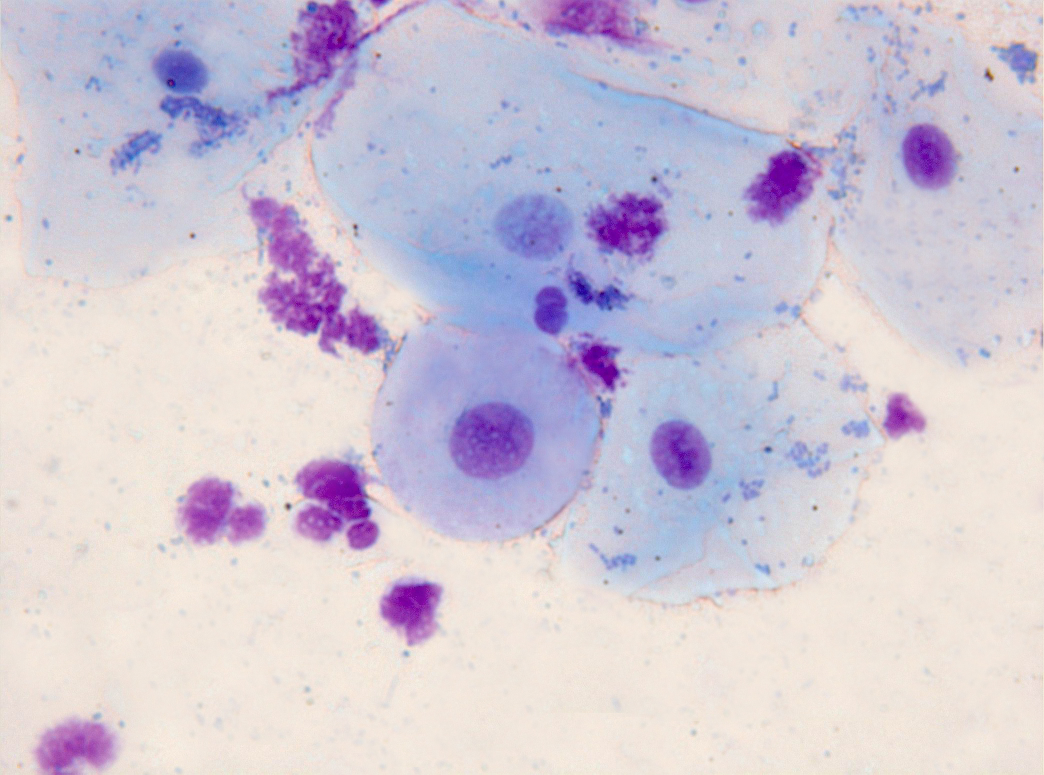
#> input picture data_c/C12.jpg, 2088 x 1550 px, given in place of C37.tif, which was not available (shown at 1/2 size)
$ python Test.py   (older library calls are emulated)
#> lines starting #> are read from the running program, lines starting #| are printed output that depends on the picture; pictures that were not available may be replaced by others from this repository, and a replacement may not be noted
### Ricci_moment.py
import os
import cv2
from scipy.stats import moment
import numpy as np
import collections
import argparse
import csv
import shutil
import uuid
import sys
sys.path.append("..")
from Ricci import *
import matplotlib
from PIL import Image
import matplotlib.pyplot as plt

# [35 lines left out: function Ricci_moment_g, not called in this run]

def Ricci_moment_c(img, out_dir, type):

#> called with out_dir = 'Result_data_c/', type = 'T'
    img = cv2.imread(img)
#> img is the input picture: shape (1550, 2088, 3); mean B, G, R 213.7, 198.9, 207.3

    R_img = Ricci_img_c(img)

    width, height  = R_img.shape
    R_reshape_img = np.reshape(R_img,(width * height))

    Moment1 = moment(R_reshape_img, moment = 1)
    Moment2 = moment(R_reshape_img, moment = 2)
    Moment3 = moment(R_reshape_img, moment = 3)
    Moment4 = moment(R_reshape_img, moment = 4)

    plt.figure(figsize=(30,30))
    plt.title('Org'),plt.imshow(img)
    plt.savefig(str(out_dir +'-ORG'+ type + '-' + 'COMB' + '-' + str(uuid.uuid4()) + '.png'))

    plt.figure(figsize=(30,30))
    plt.title('Ricci image'),plt.imshow(R_img)
    plt.savefig(str(out_dir + type +'-RIMG'+ '-' + 'COMB' + '-' + str(uuid.uuid4()) + '.png'))

    plt.figure(figsize=(30,30))
    plt.title('Hist for Normal with Geometry weight'),plt.ylim(ymax=9000),plt.xlim(-100, 900)
    plt.hist(R_reshape_img, 100)

    for area in ['Moment 1 = '"%.2f" % Moment1, 'Moment 2 = '"%.2f" % Moment2, 'Moment 3 = '"%.2f" % Moment3, 'Moment 4 = '"%.2f" % Moment4]:
        plt.scatter([], [], label=str(area))

    plt.legend(bbox_to_anchor=(1.05, 1), loc=2, title='Set of Moments')

    plt.savefig(str(out_dir + type + '-HIST'+'-' + 'COMB' + '-' + str(uuid.uuid4()) + '.png'))

    plt.close()

    return Moment1, Moment2, Moment3, Moment4

### Ricci.py
from sklearn import preprocessing
import matplotlib.pyplot as plt
import numpy as np
import cv2

# [69 lines left out: functions img_double, Ricci_img_g, not called in this run]

def Ricci_img_c(Img):


    width, height, c = Img.shape # Main sizes for image

    # Check image chanel
    if c > 1:
        Img = 0.2126 * Img[:,:,0] + 0.7152 * Img[:,:,1] + 0.0722 * Img[:,:,2] # If image chenel is not gray scale then will change
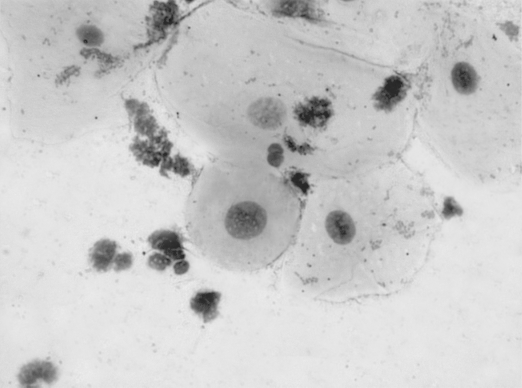
#> Img: shape (1550, 2088) float64 (shown at 1/4 size); min 24.65, max 247.5, mean 202.7
    else:
        Img = Img # Save if every things norm

    # Calculate Beta
    BetaX = width/ 255.0
    BetaY = height/ 255.0

    Io = Img[2:Img.shape[0] - 2, 2:Img.shape[1] - 2]
    Iu = Img[1:Img.shape[0] - 3, 2:Img.shape[1] - 2]
    Il = Img[2:Img.shape[0] - 2, 1:Img.shape[1] - 3]
    Ir = Img[2:Img.shape[0] - 2, 3:Img.shape[1] - 1]
    Ip = Img[2:Img.shape[0] - 2, 4:Img.shape[1]]
    Id = Img[3:Img.shape[0] - 1, 2:Img.shape[1] - 2]
    Ik = Img[4:Img.shape[0], 2:Img.shape[1] - 2]


    WeX = (Id + Io)/2
    WeY = (Ir + Io)/2
    WeX1 = (Ik + Id)/2
    WeY1 = (Ip + Ir)/2
    WeX2 = (Io + Iu)/2
    WeY2 = (Io + Il)/2

    wc1 = Io
    wc5 = Iu
    wc3 = Il
    wc4 = Ir
    wc2 = Id

    Rx = np.multiply(WeX,((WeX/wc1) +(WeX/wc2)-((np.sqrt(np.multiply(WeX, WeX1))/wc1) + (np.sqrt(np.multiply(WeX, WeX2))/wc2))))
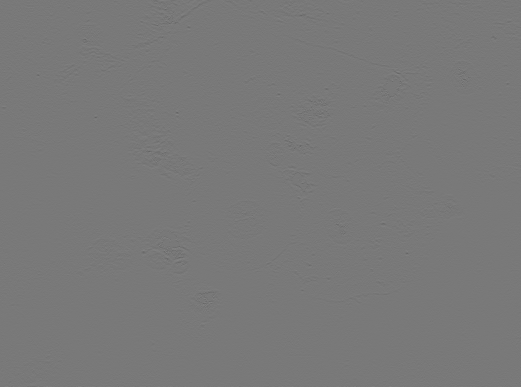
#> Rx: shape (1546, 2084) float64 (shown at 1/4 size); min -22.31, max 24.67, mean 0; drawn with min black and max white
    Ry = np.multiply(WeX,((WeY/wc1) +(WeY/wc4)-((np.sqrt(np.multiply(WeY, WeY1))/wc1) + (np.sqrt(np.multiply(WeY, WeY2))/wc4))))

    R = Rx + Ry

    D1x=(WeX/wc1) -(WeX/wc2)
    D1y=(WeX/wc1) - (WeY/wc4);
    D1 = D1x + D1y

    D2x = WeX/np.sqrt(wc1*wc2)
    D2y = WeY/np.sqrt(wc1*wc4)
    D2 = D2x + D2y;
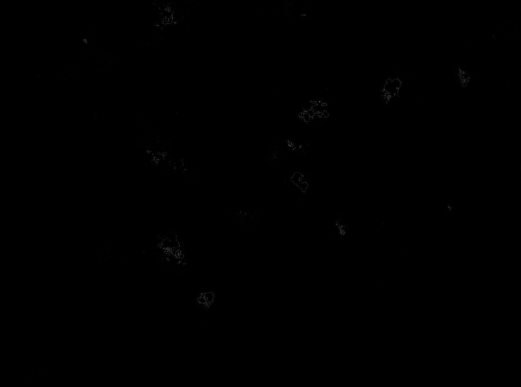
#> D2: shape (1546, 2084) float64 (shown at 1/4 size); min 2, max 2.19, mean 2; drawn with min black and max white

    F2 = (WeX1/wc1) + (WeX2/wc1) + (WeY1/wc1) + (WeY2/wc1) - (WeX1/np.sqrt(wc1*wc2) + WeX2/np.sqrt(wc1*wc5) + WeY1/np.sqrt(wc1*wc4) + WeY2/np.sqrt(wc1*wc3))
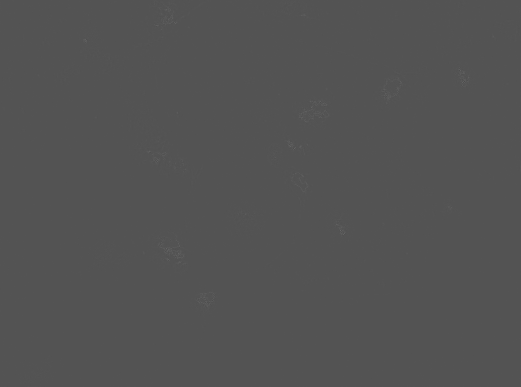
#> F2: shape (1546, 2084) float64 (shown at 1/4 size); min -1.16, max 2.4, mean 0.000727; drawn with min black and max white

    Ricci = R


    return Ricci

# [34 lines left out: function WeightingMethods, not called in this run]

### Test.py
import os
import cv2
from scipy.stats import moment
import pandas as pd
import numpy as np
import collections
import argparse
import csv
import shutil
import uuid
import sys
sys.path.append("..")
from Ricci import *
from Ricci_moment import *
import matplotlib
from PIL import Image
import matplotlib.pyplot as plt


DIR = '/Users/nikita/Desktop/Ricci_Project/Ricci_gist_results/data_c/'


M1, M2, M3, M4 = Ricci_moment_c(str(DIR + 'C37.tif'), 'Result_data_c/', 'T')
#> in Ricci_moment_c, `Moment1 = moment(R_reshape_img, moment = 1)`: Moment1 = 0
#> in Ricci_moment_c, `Moment2 = moment(R_reshape_img, moment = 2)`: Moment2 = 3.71
#> in Ricci_moment_c, `Moment3 = moment(R_reshape_img, moment = 3)`: Moment3 = -1.84
#> in Ricci_moment_c, `Moment4 = moment(R_reshape_img, moment = 4)`: Moment4 = 183.1
#> the loop in Ricci_moment_c, `for area in ['Moment 1 = '"%.2f" % Moment1, 'Moment 2 = '"%.2f" % Mome..` made 4 passes
#> area on passes 1 to 4: 'Moment 1 = 0.00', 'Moment 2 = 3.71', 'Moment 3 = -1.84', 'Moment 4 = 183.09'
#> in Ricci_moment_c, `plt.savefig(str(out_dir + type + '-HIST'+'-' + 'COMB' + '-' + str(uuid..`:
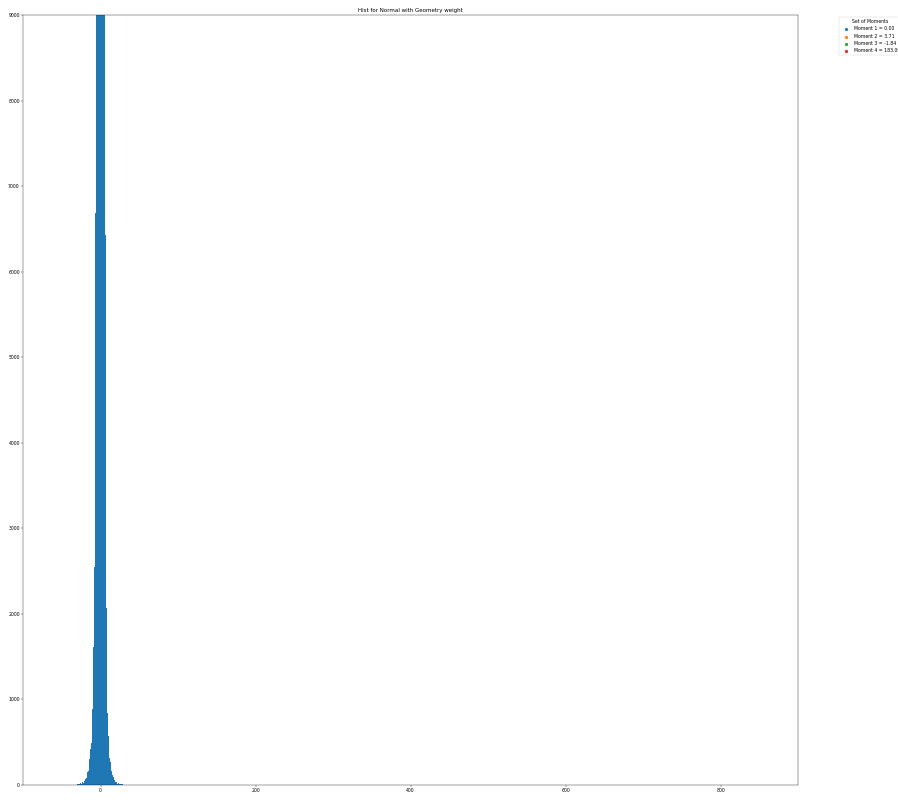
#> figure drawn by matplotlib, 1 panel; tallest bar 719801 high, from x = -0.455 to 0.335
#> M1 = 0; M2 = 3.71; M3 = -1.84; M4 = 183.1

$ run again, on data_c/C13.jpg
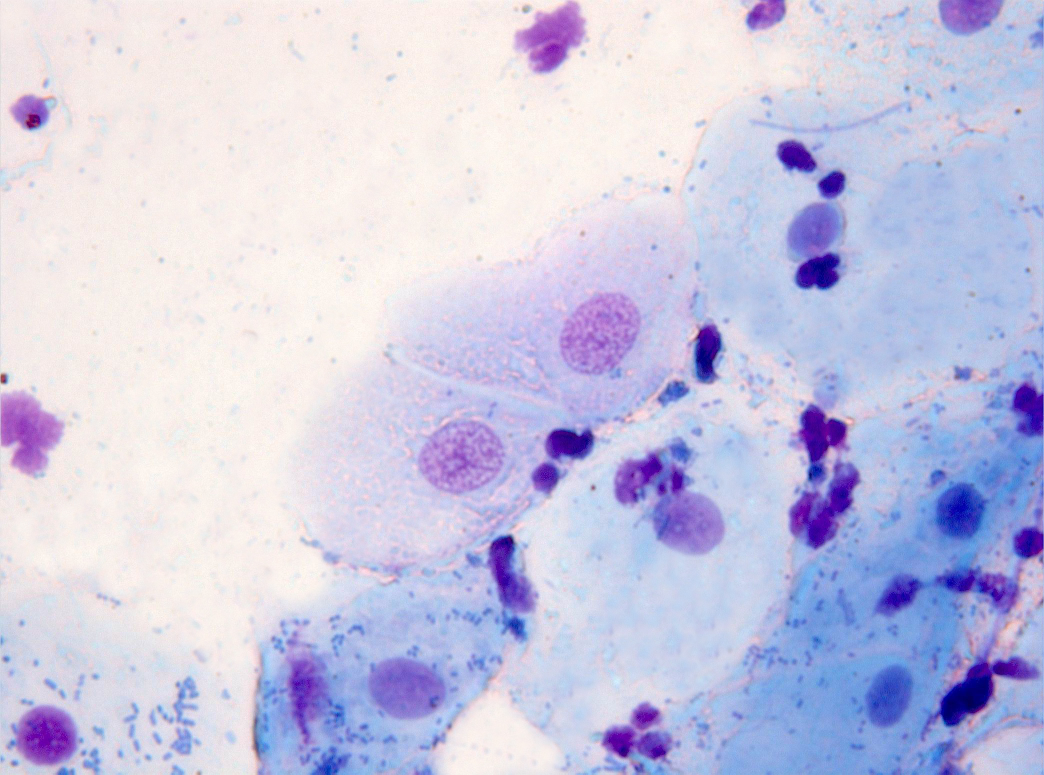
#> input picture data_c/C13.jpg, 2088 x 1550 px, given in place of C37.tif, which was not available (shown at 1/2 size)
#> in Ricci_moment_c, img is the input picture: shape (1550, 2088, 3); mean B, G, R 227.2, 200.5, 201.9
#> in Ricci_img_c, `F2 = (WeX1/wc1) + (WeX2/wc1) + (WeY1/wc1) + (WeY2/wc1) - (WeX1/np.sqrt..`:
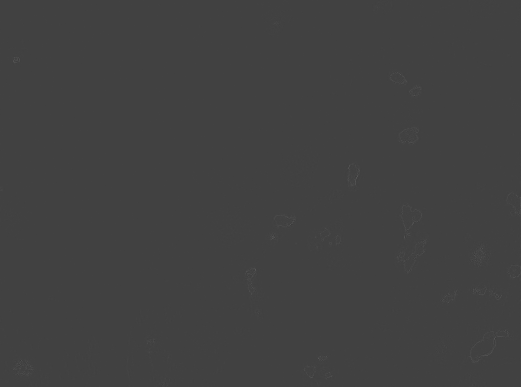
#> F2: shape (1546, 2084) float64 (shown at 1/4 size); min -0.982, max 2.85, mean 0.00117; drawn with min black and max white
#> Moment1 = 0
#> Moment2 = 4.7
#> Moment3 = -3.36
#> Moment4 = 270.5
#> the loop in Ricci_moment_c, `for area in ['Moment 1 = '"%.2f" % Moment1, 'Moment 2 = '"%.2f" % Mome..` made 4 passes
#> area on passes 1 to 4: 'Moment 1 = 0.00', 'Moment 2 = 4.70', 'Moment 3 = -3.36', 'Moment 4 = 270.50'
#> in Ricci_moment_c, `plt.savefig(str(out_dir + type + '-HIST'+'-' + 'COMB' + '-' + str(uuid..`:
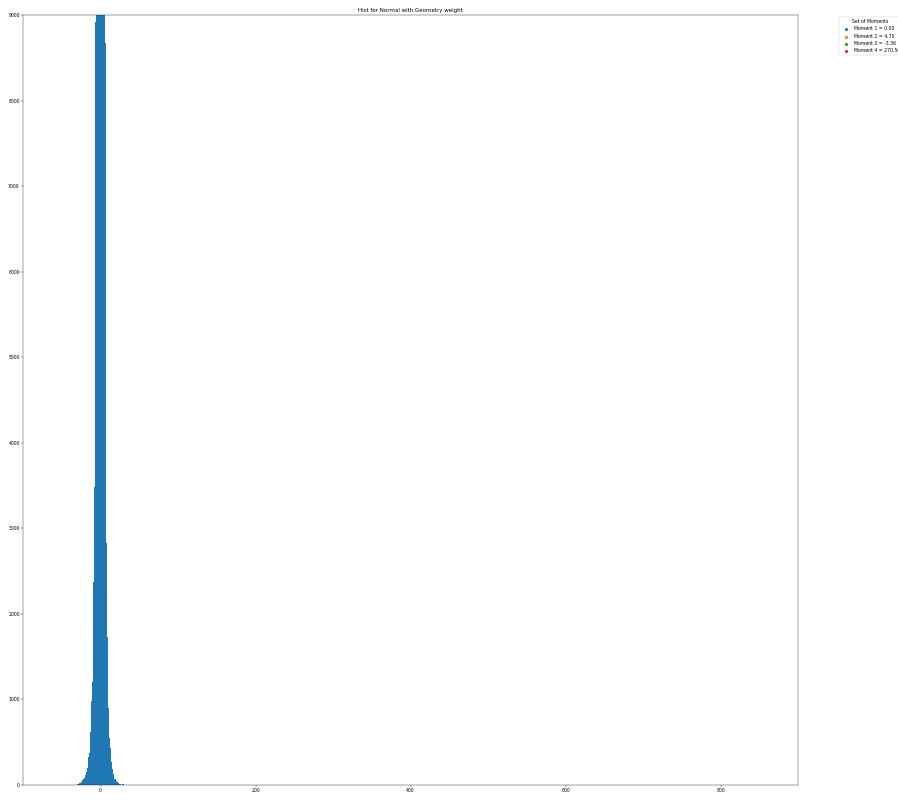
#> figure drawn by matplotlib, 1 panel; tallest bar 617630 high, from x = -0.476 to 0.323
#> M1 = 0; M2 = 4.7; M3 = -3.36; M4 = 270.5

$ run again, on data_c/C14.jpg
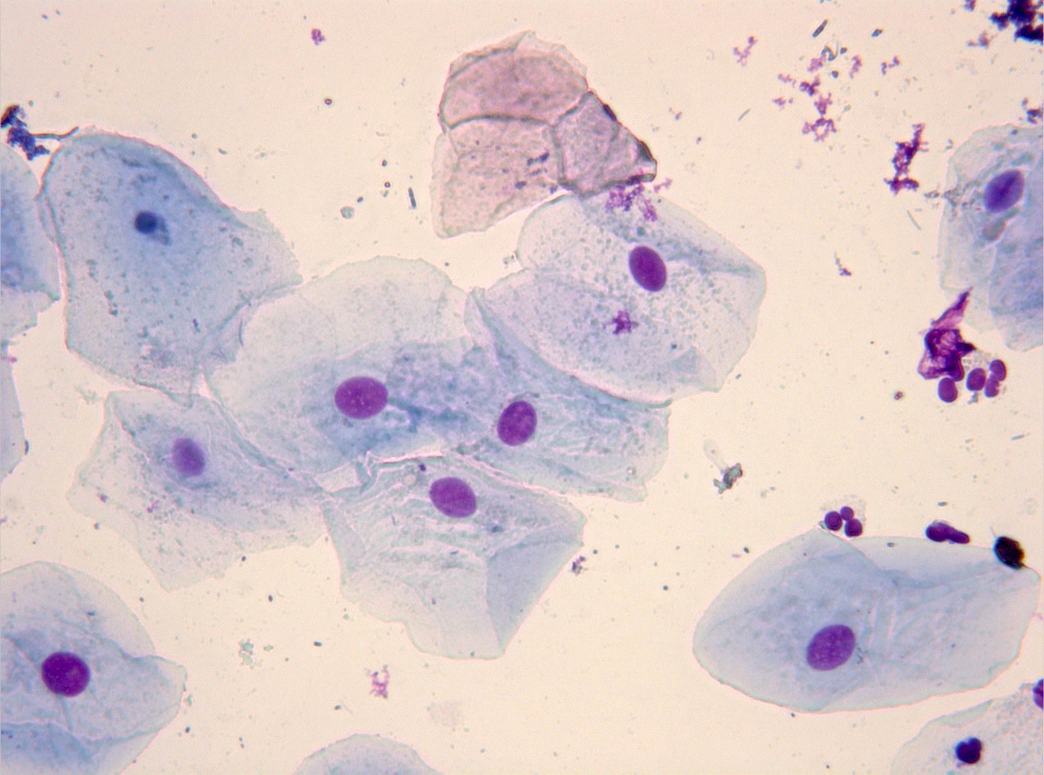
#> input picture data_c/C14.jpg, 2088 x 1550 px, given in place of C37.tif, which was not available (shown at 1/2 size)
#> in Ricci_moment_c, img is the input picture: shape (1550, 2088, 3); mean B, G, R 202.1, 200.4, 216.5
#> in Ricci_img_c, `R = Rx + Ry`:
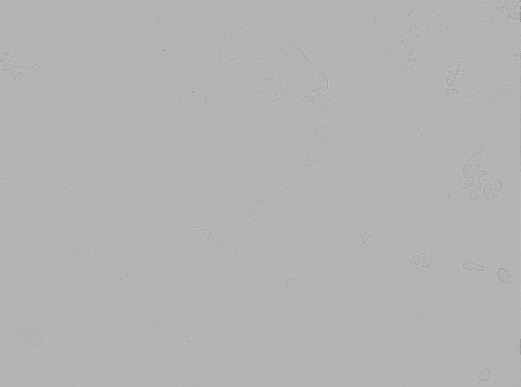
#> R: shape (1546, 2084) float64 (shown at 1/4 size); min -60.42, max 25.16, mean 0; drawn with min black and max white
#> Moment1 = 0
#> Moment2 = 6.44
#> Moment3 = -2.33
#> Moment4 = 208.6
#> the loop in Ricci_moment_c, `for area in ['Moment 1 = '"%.2f" % Moment1, 'Moment 2 = '"%.2f" % Mome..` made 4 passes
#> area on passes 1 to 4: 'Moment 1 = 0.00', 'Moment 2 = 6.44', 'Moment 3 = -2.33', 'Moment 4 = 208.57'
#> in Ricci_moment_c, `plt.savefig(str(out_dir + type + '-HIST'+'-' + 'COMB' + '-' + str(uuid..`:
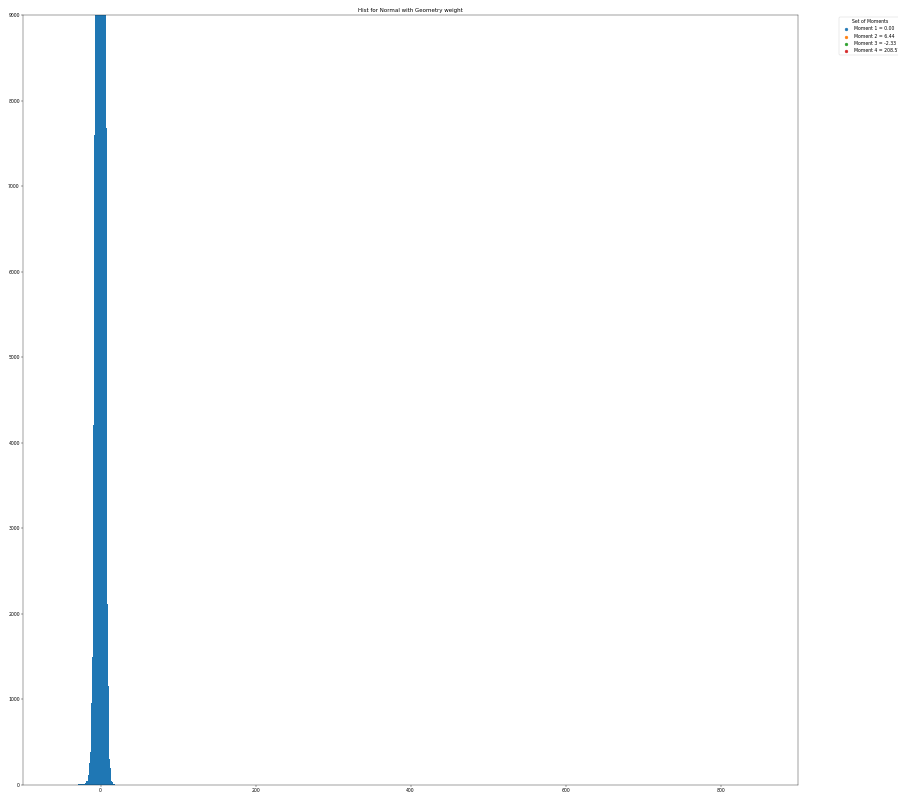
#> figure drawn by matplotlib, 1 panel; tallest bar 498717 high, from x = -0.511 to 0.345
#> M1 = 0; M2 = 6.44; M3 = -2.33; M4 = 208.6
